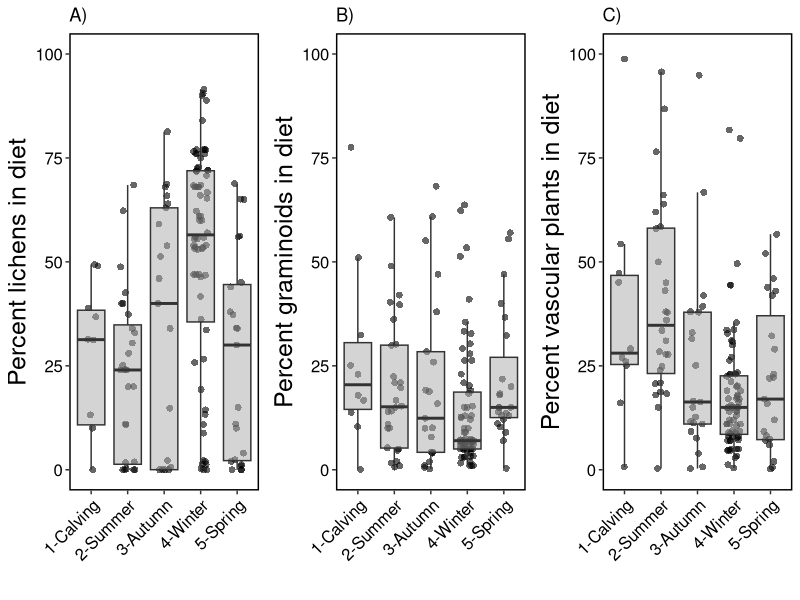

The R script that drew this image:


library(data.table)
library(ggplot2)
library(gridExtra)

sub <- fread("output/clean-data-all.csv")

sub[, .N, by = "author_yr"]


png("figures/fig1.png", width = 8000, height = 4000, units = "px", res = 600)
aa <- ggplot(sub, 
       aes(season, lichen, fill=season)) + 
  geom_jitter(color = "black", 
              shape = 16,
              position = position_jitter(0.2),
              size = 2,
              alpha = 0.6) +
  geom_boxplot(fill = "darkgrey", 
               alpha = 0.5,
               outlier.color = NA) + 
  ylab("Percent lichens in diet") + xlab("") +
  ylim(0,100) +
  ggtitle("A)") +
  theme(legend.position = 'none',
    legend.key = element_blank(),
    legend.text = element_text(size = 12, color = "black"),
    legend.title = element_blank(),
    axis.title = element_text(size=18),
    axis.text.y = element_text(size=12, color = "black"),
    axis.text.x = element_text(size = 12, color = "black", angle = 45, hjust = 1), 
    strip.text  = element_text(size = 16),
    strip.background = element_rect(colour="black", size = 1, fill = "white"),
    panel.grid.minor = element_blank(),
    panel.background = element_blank(),
    panel.border = element_rect(colour = "black", fill=NA, size=1)) 

bb <- ggplot(sub, 
             aes(season, graminoid, fill=season)) + 
  geom_jitter(color = "black", 
              shape = 16,
              position = position_jitter(0.2),
              size = 2,
              alpha = 0.6) +
  geom_boxplot(fill = "darkgrey", 
               alpha = 0.5,
               outlier.color = NA) + 
  ylab("Percent graminoids in diet") + xlab("") +
  ylim(0,100) +
  ggtitle("B)") +
  theme(legend.position = 'none',
        legend.key = element_blank(),
        legend.text = element_text(size = 12, color = "black"),
        legend.title = element_blank(),
        axis.title = element_text(size=18),
        axis.text.y = element_text(size=12, color = "black"),
        axis.text.x = element_text(size = 12, color = "black", angle = 45, hjust = 1), 
        strip.text  = element_text(size = 16),
        strip.background = element_rect(colour="black", size = 1, fill = "white"),
        panel.grid.minor = element_blank(),
        panel.background = element_blank(),
        panel.border = element_rect(colour = "black", fill=NA, size=1)) 

cc <- ggplot(sub, 
             aes(season, vascular, fill=season)) + 
  geom_jitter(color = "black", 
              shape = 16,
              position = position_jitter(0.2),
              size = 2,
              alpha = 0.6) +
  geom_boxplot(fill = "darkgrey", 
               alpha = 0.5,
               outlier.color = NA) + 
  ylab("Percent vascular plants in diet") + xlab("") +
  ylim(0,100) +
  ggtitle("C)") +
  theme(legend.position = 'none',
        legend.key = element_blank(),
        legend.text = element_text(size = 12, color = "black"),
        legend.title = element_blank(),
        axis.title = element_text(size=18),
        axis.text.y = element_text(size=12, color = "black"),
        axis.text.x = element_text(size = 12, color = "black", angle = 45, hjust = 1), 
        strip.text  = element_text(size = 16),
        strip.background = element_rect(colour="black", size = 1, fill = "white"),
        panel.grid.minor = element_blank(),
        panel.background = element_blank(),
        panel.border = element_rect(colour = "black", fill=NA, size=1)) 


grid.arrange(aa,bb, cc, nrow = 1)

dev.off()

